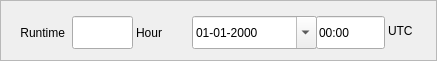
  <widget class="QFrame" name="frame_5">
   <property name="geometry">
    <rect>
     <x>360</x>
     <y>428</y>
     <width>437</width>
     <height>61</height>
    </rect>
   </property>
   <property name="frameShape">
    <enum>QFrame::StyledPanel</enum>
   </property>
   <property name="frameShadow">
    <enum>QFrame::Raised</enum>
   </property>
   <widget class="QLineEdit" name="wContestStart">
    <property name="geometry">
     <rect>
      <x>316</x>
      <y>16</y>
      <width>69</width>
      <height>33</height>
     </rect>
    </property>
    <property name="text">
     <string>00:00</string>
    </property>
   </widget>
   <widget class="QLabel" name="label_13">
    <property name="geometry">
     <rect>
      <x>388</x>
      <y>16</y>
      <width>33</width>
      <height>29</height>
     </rect>
    </property>
    <property name="font">
     <font>
      <weight>50</weight>
      <bold>false</bold>
     </font>
    </property>
    <property name="text">
     <string>UTC</string>
    </property>
   </widget>
   <widget class="QDateEdit" name="contestDate">
    <property name="geometry">
     <rect>
      <x>192</x>
      <y>16</y>
      <width>125</width>
      <height>33</height>
     </rect>
    </property>
    <property name="displayFormat">
     <string>dd-MM-yyyy</string>
    </property>
    <property name="calendarPopup">
     <bool>true</bool>
    </property>
    <property name="timeSpec">
     <enum>Qt::UTC</enum>
    </property>
   </widget>
   <widget class="QLabel" name="label_18">
    <property name="geometry">
     <rect>
      <x>136</x>
      <y>20</y>
      <width>45</width>
      <height>25</height>
     </rect>
    </property>
    <property name="text">
     <string>Hour</string>
    </property>
   </widget>
   <widget class="QLineEdit" name="lineRuntime">
    <property name="geometry">
     <rect>
      <x>72</x>
      <y>16</y>
      <width>61</width>
      <height>33</height>
     </rect>
    </property>
    <property name="focusPolicy">
     <enum>Qt::NoFocus</enum>
    </property>
   </widget>
   <widget class="QLabel" name="label_17">
    <property name="geometry">
     <rect>
      <x>4</x>
      <y>20</y>
      <width>61</width>
      <height>25</height>
     </rect>
    </property>
    <property name="font">
     <font>
      <weight>50</weight>
      <bold>false</bold>
     </font>
    </property>
    <property name="text">
     <string>Runtime</string>
    </property>
    <property name="alignment">
     <set>Qt::AlignRight|Qt::AlignTrailing|Qt::AlignVCenter</set>
    </property>
   </widget>
  </widget>
